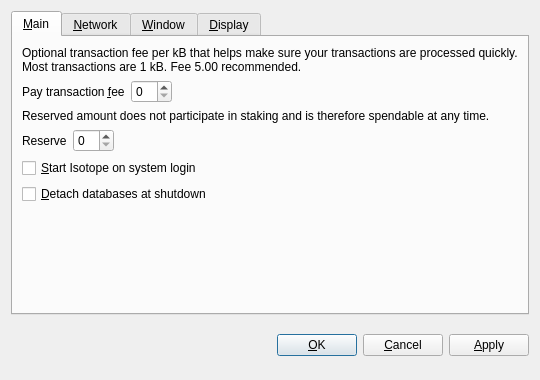
<?xml version="1.0" encoding="UTF-8"?>
<ui version="4.0">
 <class>OptionsDialog</class>
 <widget class="QDialog" name="OptionsDialog">
  <property name="geometry">
   <rect>
    <x>0</x>
    <y>0</y>
    <width>540</width>
    <height>380</height>
   </rect>
  </property>
  <property name="windowTitle">
   <string>Options</string>
  </property>
  <property name="modal">
   <bool>true</bool>
  </property>
  <layout class="QVBoxLayout" name="verticalLayout">
   <item>
    <widget class="QTabWidget" name="tabWidget">
     <property name="tabPosition">
      <enum>QTabWidget::North</enum>
     </property>
     <property name="currentIndex">
      <number>0</number>
     </property>
     <widget class="QWidget" name="tabMain">
      <attribute name="title">
       <string>&amp;Main</string>
      </attribute>
      <layout class="QVBoxLayout" name="verticalLayout_Main">
       <item>
        <widget class="QLabel" name="transactionFeeInfoLabel">
         <property name="text">
          <string>Optional transaction fee per kB that helps make sure your transactions are processed quickly. Most transactions are 1 kB. Fee 5.00 recommended.</string>
         </property>
         <property name="textFormat">
          <enum>Qt::PlainText</enum>
         </property>
         <property name="wordWrap">
          <bool>true</bool>
         </property>
        </widget>
       </item>
       <item>
        <layout class="QHBoxLayout" name="horizontalLayoutFee">
         <item>
          <widget class="QLabel" name="transactionFeeLabel">
           <property name="text">
            <string>Pay transaction &amp;fee</string>
           </property>
           <property name="textFormat">
            <enum>Qt::PlainText</enum>
           </property>
           <property name="buddy">
            <cstring>transactionFee</cstring>
           </property>
          </widget>
         </item>
         <item>
          <widget class="BitcoinAmountField" name="transactionFee"/>
         </item>
         <item>
          <spacer name="horizontalSpacerFee">
           <property name="orientation">
            <enum>Qt::Horizontal</enum>
           </property>
           <property name="sizeHint" stdset="0">
            <size>
             <width>40</width>
             <height>20</height>
            </size>
           </property>
          </spacer>
         </item>
        </layout>
       </item>
       <item>
        <widget class="QLabel" name="reserveBalanceInfoLabel">
         <property name="text">
          <string>Reserved amount does not participate in staking and is therefore spendable at any time.</string>
         </property>
         <property name="textFormat">
          <enum>Qt::PlainText</enum>
         </property>
         <property name="wordWrap">
          <bool>true</bool>
         </property>
        </widget>
       </item>
       <item>
        <layout class="QHBoxLayout" name="horizontalLayoutReserveBalance">
         <item>
          <widget class="QLabel" name="reserveBalanceLabel">
           <property name="text">
            <string>Reserve</string>
           </property>
           <property name="textFormat">
            <enum>Qt::PlainText</enum>
           </property>
           <property name="buddy">
            <cstring>reserveBalance</cstring>
           </property>
          </widget>
         </item>
         <item>
          <widget class="BitcoinAmountField" name="reserveBalance"/>
         </item>
         <item>
          <spacer name="horizontalSpacerReserveBalance">
           <property name="orientation">
            <enum>Qt::Horizontal</enum>
           </property>
           <property name="sizeHint" stdset="0">
            <size>
             <width>40</width>
             <height>20</height>
            </size>
           </property>
          </spacer>
         </item>
        </layout>
       </item>
       <item>
        <widget class="QCheckBox" name="bitcoinAtStartup">
         <property name="toolTip">
          <string>Automatically start Isotope after logging in to the system.</string>
         </property>
         <property name="text">
          <string>&amp;Start Isotope on system login</string>
         </property>
        </widget>
       </item>
       <item>
        <widget class="QCheckBox" name="detachDatabases">
         <property name="toolTip">
          <string>Detach block and address databases at shutdown. This means they can be moved to another data directory, but it slows down shutdown. The wallet is always detached.</string>
         </property>
         <property name="text">
          <string>&amp;Detach databases at shutdown</string>
         </property>
        </widget>
       </item>
       <item>
        <spacer name="verticalSpacer_Main">
         <property name="orientation">
          <enum>Qt::Vertical</enum>
         </property>
         <property name="sizeHint" stdset="0">
          <size>
           <width>20</width>
           <height>40</height>
          </size>
         </property>
        </spacer>
       </item>
      </layout>
     </widget>
     <widget class="QWidget" name="tabNetwork">
      <attribute name="title">
       <string>&amp;Network</string>
      </attribute>
      <layout class="QVBoxLayout" name="verticalLayout_Network">
       <item>
        <widget class="QCheckBox" name="mapPortUpnp">
         <property name="toolTip">
          <string>Automatically open the Isotope client port on the router. This only works when your router supports UPnP and it is enabled.</string>
         </property>
         <property name="text">
          <string>Map port using &amp;UPnP</string>
         </property>
        </widget>
       </item>
       <item>
        <widget class="QCheckBox" name="connectSocks">
         <property name="toolTip">
          <string>Connect to the Isotope network through a SOCKS proxy (e.g. when connecting through Tor).</string>
         </property>
         <property name="text">
          <string>&amp;Connect through SOCKS proxy:</string>
         </property>
        </widget>
       </item>
       <item>
        <layout class="QHBoxLayout" name="horizontalLayout_Network">
         <item>
          <widget class="QLabel" name="proxyIpLabel">
           <property name="text">
            <string>Proxy &amp;IP:</string>
           </property>
           <property name="textFormat">
            <enum>Qt::PlainText</enum>
           </property>
           <property name="buddy">
            <cstring>proxyIp</cstring>
           </property>
          </widget>
         </item>
         <item>
          <widget class="QValidatedLineEdit" name="proxyIp">
           <property name="maximumSize">
            <size>
             <width>140</width>
             <height>16777215</height>
            </size>
           </property>
           <property name="toolTip">
            <string>IP address of the proxy (e.g. 127.0.0.1)</string>
           </property>
          </widget>
         </item>
         <item>
          <widget class="QLabel" name="proxyPortLabel">
           <property name="text">
            <string>&amp;Port:</string>
           </property>
           <property name="textFormat">
            <enum>Qt::PlainText</enum>
           </property>
           <property name="buddy">
            <cstring>proxyPort</cstring>
           </property>
          </widget>
         </item>
         <item>
          <widget class="QLineEdit" name="proxyPort">
           <property name="maximumSize">
            <size>
             <width>55</width>
             <height>16777215</height>
            </size>
           </property>
           <property name="toolTip">
            <string>Port of the proxy (e.g. 9050)</string>
           </property>
          </widget>
         </item>
         <item>
          <widget class="QLabel" name="socksVersionLabel">
           <property name="text">
            <string>SOCKS &amp;Version:</string>
           </property>
           <property name="textFormat">
            <enum>Qt::PlainText</enum>
           </property>
           <property name="buddy">
            <cstring>socksVersion</cstring>
           </property>
          </widget>
         </item>
         <item>
          <widget class="QValueComboBox" name="socksVersion">
           <property name="toolTip">
            <string>SOCKS version of the proxy (e.g. 5)</string>
           </property>
          </widget>
         </item>
         <item>
          <spacer name="horizontalSpacer_Network">
           <property name="orientation">
            <enum>Qt::Horizontal</enum>
           </property>
           <property name="sizeHint" stdset="0">
            <size>
             <width>40</width>
             <height>20</height>
            </size>
           </property>
          </spacer>
         </item>
        </layout>
       </item>
       <item>
        <spacer name="verticalSpacer_Network">
         <property name="orientation">
          <enum>Qt::Vertical</enum>
         </property>
         <property name="sizeHint" stdset="0">
          <size>
           <width>20</width>
           <height>40</height>
          </size>
         </property>
        </spacer>
       </item>
      </layout>
     </widget>
     <widget class="QWidget" name="tabWindow">
      <attribute name="title">
       <string>&amp;Window</string>
      </attribute>
      <layout class="QVBoxLayout" name="verticalLayout_Window">
       <item>
        <widget class="QCheckBox" name="minimizeToTray">
         <property name="toolTip">
          <string>Show only a tray icon after minimizing the window.</string>
         </property>
         <property name="text">
          <string>&amp;Minimize to the tray instead of the taskbar</string>
         </property>
        </widget>
       </item>
       <item>
        <widget class="QCheckBox" name="minimizeOnClose">
         <property name="toolTip">
          <string>Minimize instead of exit the application when the window is closed. When this option is enabled, the application will be closed only after selecting Quit in the menu.</string>
         </property>
         <property name="text">
          <string>M&amp;inimize on close</string>
         </property>
        </widget>
       </item>
       <item>
        <spacer name="verticalSpacer_Window">
         <property name="orientation">
          <enum>Qt::Vertical</enum>
         </property>
         <property name="sizeHint" stdset="0">
          <size>
           <width>20</width>
           <height>40</height>
          </size>
         </property>
        </spacer>
       </item>
      </layout>
     </widget>
     <widget class="QWidget" name="tabDisplay">
      <attribute name="title">
       <string>&amp;Display</string>
      </attribute>
      <layout class="QVBoxLayout" name="verticalLayout_Display">
       <item>
        <layout class="QHBoxLayout" name="horizontalLayout_1_Display">
         <item>
          <widget class="QLabel" name="langLabel">
           <property name="text">
            <string>User Interface &amp;language:</string>
           </property>
           <property name="textFormat">
            <enum>Qt::PlainText</enum>
           </property>
           <property name="buddy">
            <cstring>lang</cstring>
           </property>
          </widget>
         </item>
         <item>
          <widget class="QValueComboBox" name="lang">
           <property name="toolTip">
            <string>The user interface language can be set here. This setting will take effect after restarting Isotope.</string>
           </property>
          </widget>
         </item>
        </layout>
       </item>
       <item>
        <layout class="QHBoxLayout" name="horizontalLayout_2_Display">
         <item>
          <widget class="QLabel" name="unitLabel">
           <property name="text">
            <string>&amp;Unit to show amounts in:</string>
           </property>
           <property name="textFormat">
            <enum>Qt::PlainText</enum>
           </property>
           <property name="buddy">
            <cstring>unit</cstring>
           </property>
          </widget>
         </item>
         <item>
          <widget class="QValueComboBox" name="unit">
           <property name="toolTip">
            <string>Choose the default subdivision unit to show in the interface and when sending coins.</string>
           </property>
          </widget>
         </item>
        </layout>
       </item>
       <item>
        <widget class="QCheckBox" name="displayAddresses">
         <property name="toolTip">
          <string>Whether to show Isotope addresses in the transaction list or not.</string>
         </property>
         <property name="text">
          <string>&amp;Display addresses in transaction list</string>
         </property>
        </widget>
       </item>
       <item>
        <widget class="QCheckBox" name="coinControlFeatures">
         <property name="toolTip">
          <string>Whether to show coin control features or not.</string>
         </property>
         <property name="text">
          <string>Display coin &amp;control features (experts only!)</string>
         </property>
        </widget>
       </item>
       <item>
        <spacer name="verticalSpacer_Display">
         <property name="orientation">
          <enum>Qt::Vertical</enum>
         </property>
         <property name="sizeHint" stdset="0">
          <size>
           <width>20</width>
           <height>40</height>
          </size>
         </property>
        </spacer>
       </item>
      </layout>
     </widget>
    </widget>
   </item>
   <item>
    <layout class="QHBoxLayout" name="horizontalLayout_Buttons">
     <item>
      <spacer name="horizontalSpacer_1">
       <property name="orientation">
        <enum>Qt::Horizontal</enum>
       </property>
       <property name="sizeHint" stdset="0">
        <size>
         <width>40</width>
         <height>48</height>
        </size>
       </property>
      </spacer>
     </item>
     <item>
      <widget class="QLabel" name="statusLabel">
       <property name="font">
        <font>
         <weight>75</weight>
         <bold>true</bold>
        </font>
       </property>
       <property name="text">
        <string/>
       </property>
       <property name="textFormat">
        <enum>Qt::PlainText</enum>
       </property>
       <property name="wordWrap">
        <bool>true</bool>
       </property>
      </widget>
     </item>
     <item>
      <spacer name="horizontalSpacer_2">
       <property name="orientation">
        <enum>Qt::Horizontal</enum>
       </property>
       <property name="sizeHint" stdset="0">
        <size>
         <width>40</width>
         <height>48</height>
        </size>
       </property>
      </spacer>
     </item>
     <item>
      <widget class="QPushButton" name="okButton">
       <property name="text">
        <string>&amp;OK</string>
       </property>
      </widget>
     </item>
     <item>
      <widget class="QPushButton" name="cancelButton">
       <property name="text">
        <string>&amp;Cancel</string>
       </property>
       <property name="autoDefault">
        <bool>false</bool>
       </property>
      </widget>
     </item>
     <item>
      <widget class="QPushButton" name="applyButton">
       <property name="text">
        <string>&amp;Apply</string>
       </property>
       <property name="autoDefault">
        <bool>false</bool>
       </property>
      </widget>
     </item>
    </layout>
   </item>
  </layout>
 </widget>
 <customwidgets>
  <customwidget>
   <class>BitcoinAmountField</class>
   <extends>QSpinBox</extends>
   <header>bitcoinamountfield.h</header>
  </customwidget>
  <customwidget>
   <class>QValueComboBox</class>
   <extends>QComboBox</extends>
   <header>qvaluecombobox.h</header>
  </customwidget>
  <customwidget>
   <class>QValidatedLineEdit</class>
   <extends>QLineEdit</extends>
   <header>qvalidatedlineedit.h</header>
  </customwidget>
 </customwidgets>
 <resources/>
 <connections/>
</ui>
